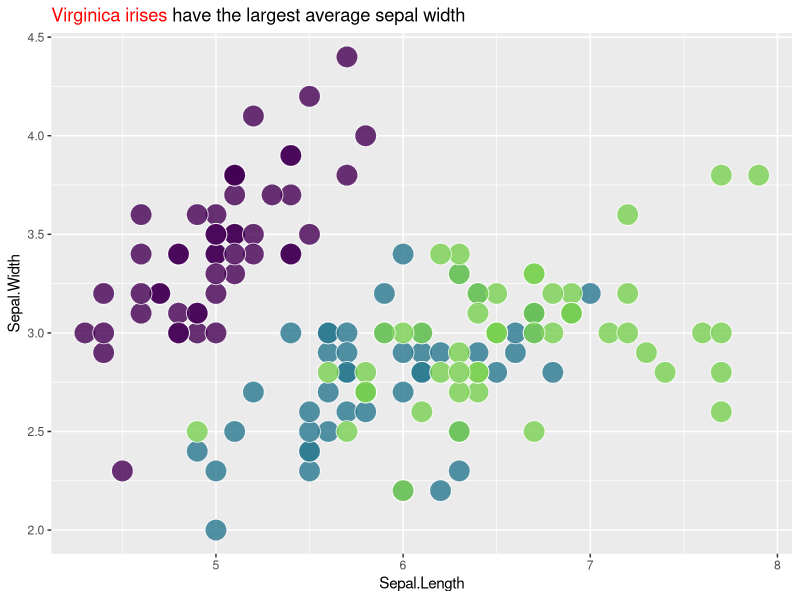
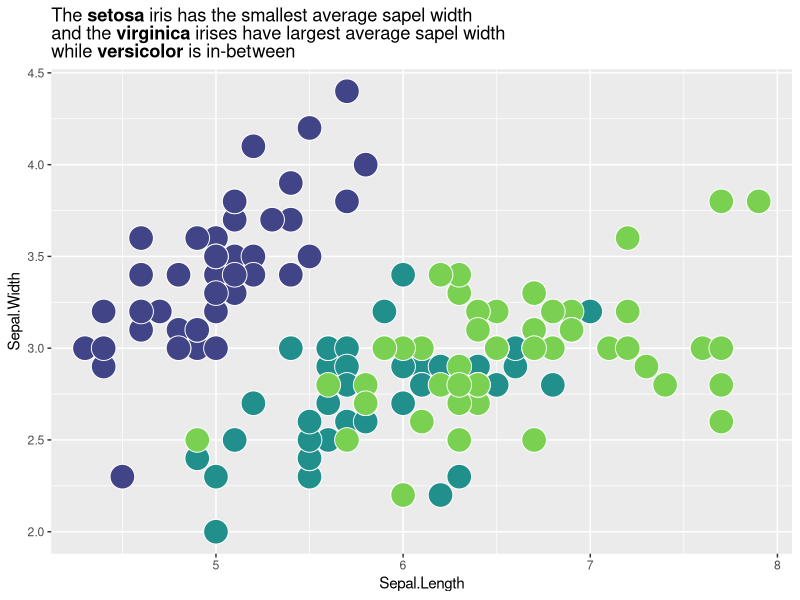
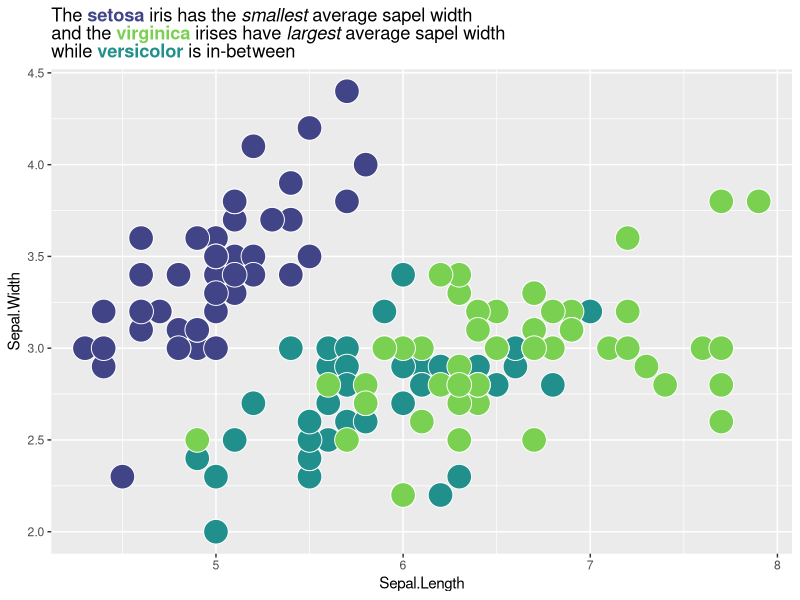
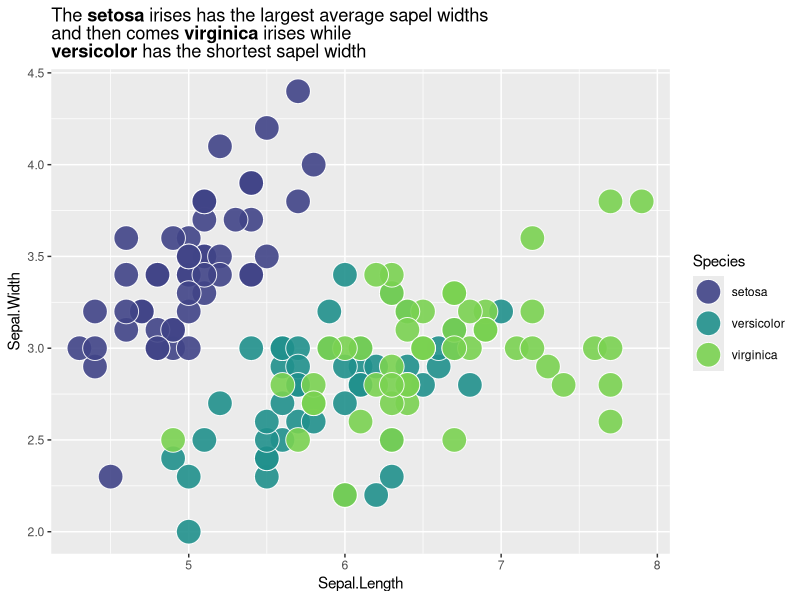
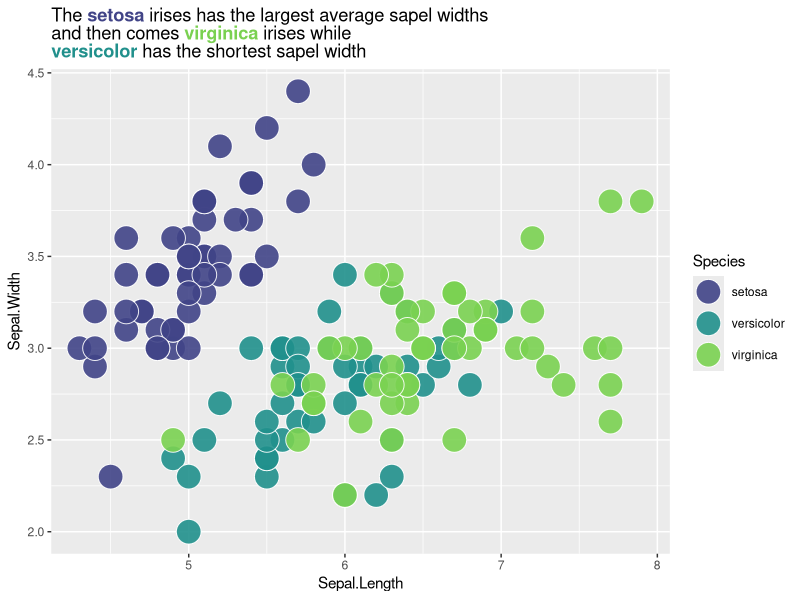
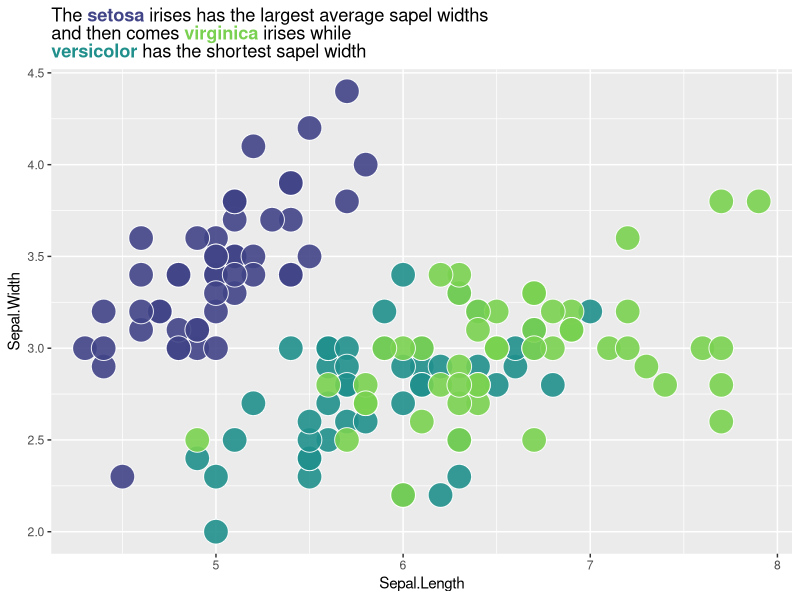

R code for these plots, in order:
## ---- chunk 1
knitr::opts_chunk$set(echo = TRUE)
options(tidyverse.quiet = TRUE)
## ---- chunk 2
library(tidyverse)

iris  |>
 ggplot(aes(Sepal.Length, Sepal.Width,
             fill = Species)) +
  geom_point(show.legend = FALSE, size = 7, alpha = .8, shape = 21, color = "white") +
  scale_fill_viridis_d(end = .8) +
  # title color are manually added
  labs(title = "<span style = 'color: red;'>Virginica irises</span> have the largest average sepal width") +
  theme(plot.title = ggtext::element_markdown())
## ---- chunk 3
plot <- last_plot()

fill_values_df <- layer_data(plot) %>%  .[,c("fill", "group")] |> distinct()
## ---- chunk 4
fill_var_name <- plot$mapping$fill |> capture.output() %>% .[2] %>% str_extract("\\^.+") %>% str_remove("\\^")
## ---- chunk 5
fill_var <- plot$data %>% .[,fill_var_name] 
fill_var_df <- tibble(fill_var, group = as.numeric(fill_var)) %>% distinct()
## ---- chunk 6
left_join(fill_values_df, fill_var_df, by = join_by(group)) %>% 
  mutate(html_statements = paste0("<span style = 'color: ", fill, 
                         "'>", fill_var, "</span>") )

## ---- chunk 7

grab_fill_info <- function(plot){
  
fill_values_df <- layer_data(plot) %>%  .[,c("fill", "group")] |> distinct()
fill_var_name <- plot$mapping$fill |> capture.output() %>% .[2] %>% str_extract("\\^.+") %>% str_remove("\\^")
fill_var <- plot$data %>% .[,fill_var_name] 
fill_var_df <- tibble(fill_var, group = as.numeric(fill_var)) %>% distinct()


left_join(fill_values_df, fill_var_df) %>% 
  mutate(html_statements = paste0("<span style = 'color: ", fill, 
                         "'>", fill_var, "</span></strong>") )
  
}
## ---- chunk 8
grab_fill_info(plot = plot)
## ---- chunk 9
fill_df <- grab_fill_info(plot)

for(i in 1:nrow(fill_df)){

  start <- "virginica have the largest average sapel width"
  
  start <- start |> str_replace(fill_df$fill_var[i] %>% as.character(), fill_df$html_statements[i])

start %>% print()
  
}
## ---- chunk 10
auto_color_html <- function(x, fill_df ){
  
 for(i in 1:nrow(fill_df)){

  x <- x |> str_replace(fill_df$fill_var[i] %>% as.character, fill_df$html_statements[i])
  
 }
  
  x
  
}
## ---- chunk 11
auto_color_html("The setosa iris is cool", grab_fill_info(plot))
## ---- chunk 12
iris |>
 ggplot(aes(Sepal.Length, Sepal.Width,
             fill = Species)) +
  geom_point(show.legend = FALSE, shape = 21, color = "white", size = 8) +
  scale_fill_viridis_d(end = .8, begin = .2) +
  labs(title = "The **setosa** iris has the smallest average sapel width<br>and the **virginica** irises have largest average sapel width<br>
       while **versicolor** is in-between") +
  theme(plot.title = ggtext::element_markdown())

q <- last_plot()

q_fill_df <- grab_fill_info(q)

colorful_title <- "The **setosa** iris has the *smallest* average sapel width<br>and the **virginica** irises have *largest* average sapel width<br> while **versicolor** is in-between" |> 
        auto_color_html(q_fill_df)

q + 
  labs(title = colorful_title)  #overwriting title
## ---- chunk 13
use_fill_scale_in_title_words <- function(plot){
  
  out <- plot
  plot_fill_df <- grab_fill_info(plot)
  
  out$labels$title <- out$labels$title |> 
        auto_color_html(plot_fill_df)

  print(out)
  
}
## ---- chunk 14
my_title <- "The **setosa** irises has the largest average sapel widths <br>and then comes **virginica** irises while<br>**versicolor** has the shortest sapel width"

iris |>
 ggplot() +
  aes(x = Sepal.Length, 
      y = Sepal.Width,
      fill = Species) +
  geom_point(shape = 21, 
             color = "white", size = 8, alpha = .9) +
  scale_fill_viridis_d(end = .8, begin = .2) +
  labs(title = my_title) +
  theme(plot.title = ggtext::element_markdown())

use_fill_scale_in_title_words(plot = last_plot()) + 
  guides(fill = "none")
